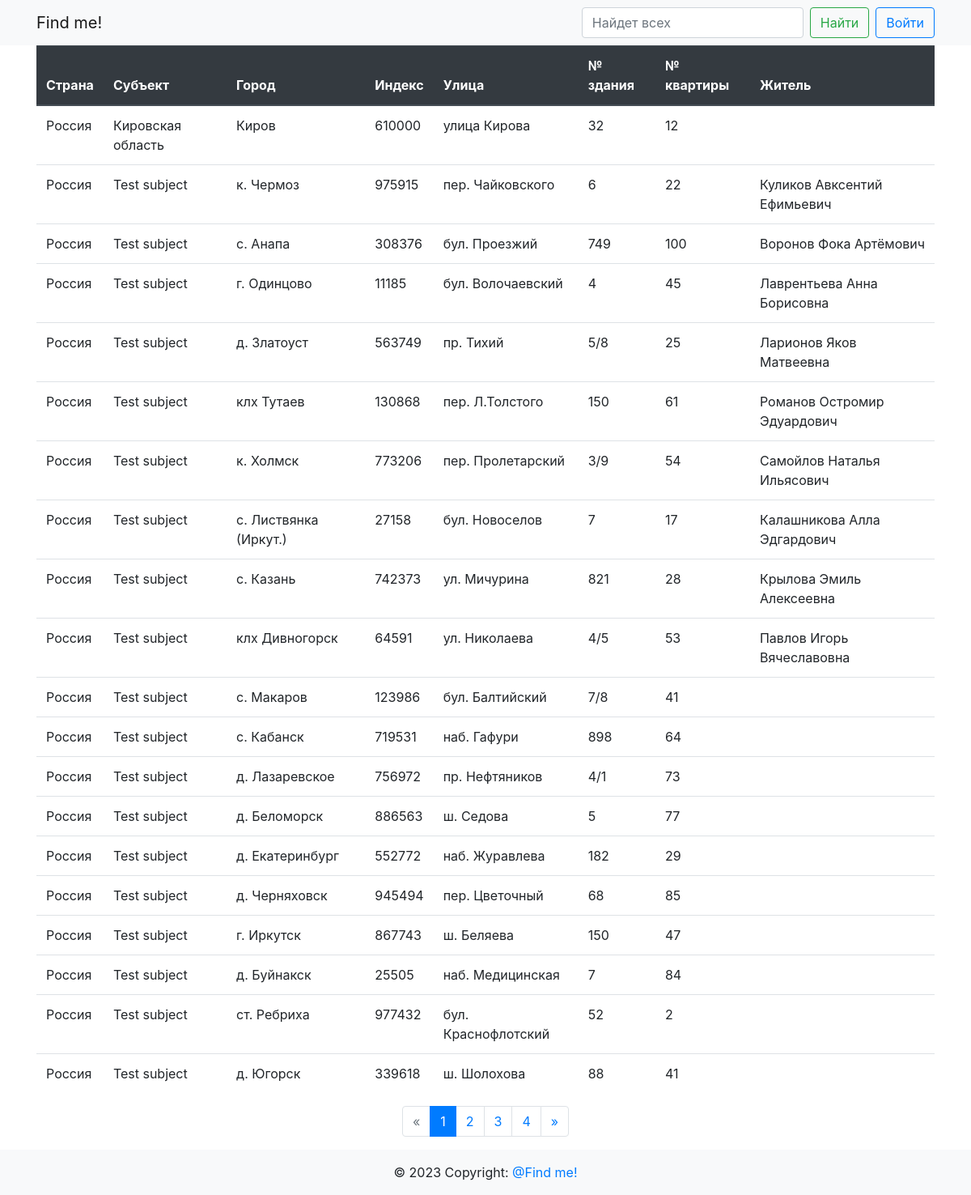
The app's page /, older data.
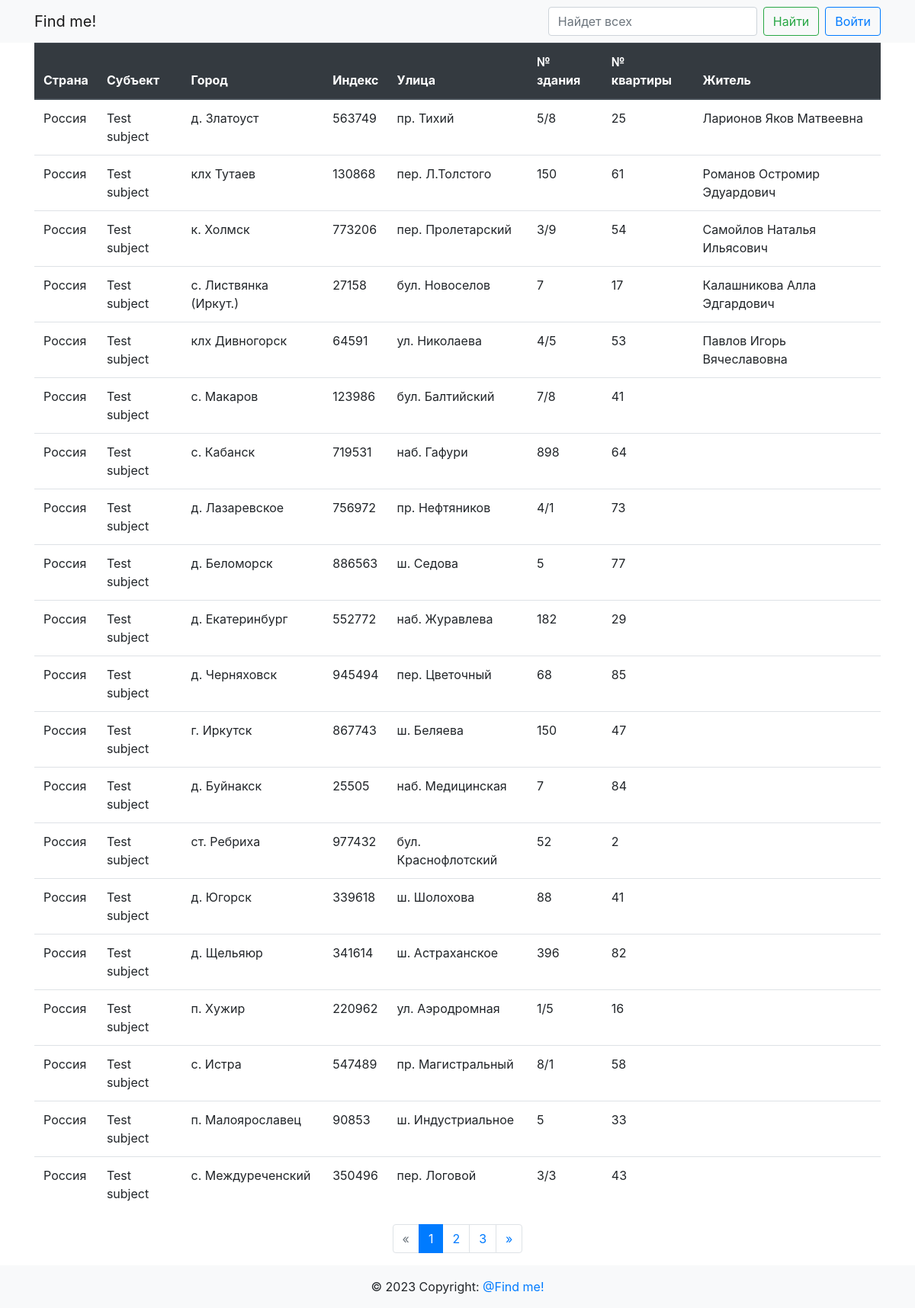
The same page, newer data.
### app/main/models.py (models this page shows)
class Adress(db.Model):
    id = db.Column(db.Integer, primary_key=True)
    country = db.Column(db.String(64), nullable=False)
    subject = db.Column(db.String(64), nullable=False)
    city = db.Column(db.String(64), nullable=False)
    index = db.Column(db.Integer, nullable=False)
    street = db.Column(db.String(64), nullable=False)
    number_building = db.Column(db.Integer, nullable=False)
    number_flat = db.Column(db.Integer, nullable=False)
    residents = db.relationship(
        "Resident",
        secondary=adressobject_resident,
        backref=db.backref("addresses", lazy="dynamic"),
    )

class Resident(db.Model):
    id = db.Column(db.Integer, primary_key=True)
    second_name = db.Column(db.String(64), nullable=False)
    first_name = db.Column(db.String(64), nullable=False)
    middle_name = db.Column(db.String(64), nullable=True)
    def __repr__(self) -> str:
        return f"{self.second_name} {self.first_name} {self.middle_name}"

### app/main/routes.py (the view, shortened to what this page needs)
@bp.route("/")
def index():
    page = request.args.get("page", 1, type=int)
    per_page = 20
    q = request.args.get("search", "")
    data = Adress.query.join(Resident, Resident.id == Adress.id)
    data = data.paginate(page=page, per_page=per_page, error_out=False)
    if data.total == 0:
        return render_template(
            "main/index.html", title="index", data=data, pages=None
        )
    pages = data.iter_pages(
        left_edge=2, left_current=2, right_current=5, right_edge=2
    )
    return render_template(
        "main/index.html", title="index", data=data, pages=pages
    )

### app/templates/main/index.html
{% extends 'base.html' %}
{% block content %}
    <div class="container">
        <table class="table">
            <thead class="thead-dark">
                <tr>
                    <th scope="col">Страна</th>
                    <th scope="col">Субъект</th>
                    <th scope="col">Город</th>
                    <th scope="col">Индекс</th>
                    <th scope="col">Улица</th>
                    <th scope="col">№ здания</th>
                    <th scope="col">№ квартиры</th>
                    <th scope="col">Житель</th>
                </tr>
            </thead>
            <tbody>
                {% for obj in data %}
                    <tr>
                        <td>{{ obj.country }}</td>
                        <td>{{ obj.subject }}</td>
                        <td>{{ obj.city }}</td>
                        <td>{{ obj.index }}</td>
                        <td>{{ obj.street }}</td>
                        <td>{{ obj.number_building }}</td>
                        <td>{{ obj.number_flat }}</td>
                        <td>
                            {% for resident in obj.residents %}{{ resident }}</br>{% endfor %}
                        </td>
                    </tr>
                {% endfor %}
            </tbody>
        </table>
    </div>
    {% if data.pages > 1 %}
        <nav>
            <ul class="pagination justify-content-center">
                {% if data.has_prev %}
                    <li class="page-item">
                        <a href="{{ url_for('main.index', page=data.prev_num) }}"
                           class="page-link">&laquo;</a>
                    </li>
                {% else %}
                    <li class="page-item disabled">
                        <span class="page-link">&laquo;</span>
                    </li>
                {% endif %}
                {% for num in pages %}
                    {% if num %}
                        {% if data.page == num %}
                            <li class="page-item active" aria-current="page">
                                <span class="page-link">{{ num }} <span class="sr-only">(current)</span></span>
                            </li>
                        {% else %}
                            <li class="page-item">
                                <a href="{{ url_for('main.index', page=num) }}" class="page-link">{{ num }}</a>
                            </li>
                        {% endif %}
                    {% elif num is none %}
                        <li class="page-item disabled">
                            <span class="page-link dots">...</span>
                        </li>
                    {% endif %}
                {% endfor %}
                {% if data.has_next %}
                    <li class="page-item">
                        <a href="{{ url_for('main.index', page=data.next_num) }}"
                           class="page-link">&raquo;</a>
                    </li>
                {% else %}
                    <li class="page-item disabled">
                        <span class="page-link">&raquo;</span>
                    </li>
                {% endif %}
            </ul>
        </nav>
    {% endif %}
{% endblock %}

Row changes from the older to the newer data that the page shows:
removed Adress: country "Россия", subject "Кировская область", city "Киров", index "610000", street "улица Кирова", number_building "32", number_flat "12"
removed Adress: country "Россия", subject "Test subject", city "к. Чермоз", index "975915", street "пер. Чайковского", number_building "6", number_flat "22"
no longer on this page (row unchanged): Resident: second_name+first_name+middle_name "Куликов Авксентий Ефимьевич", shown under "Россия"
removed Adress: country "Россия", subject "Test subject", city "с. Анапа", index "308376", street "бул. Проезжий", number_building "749", number_flat "100"
no longer on this page (row unchanged): Resident: second_name+first_name+middle_name "Воронов Фока Артёмович", shown under "Россия"
removed Adress: country "Россия", subject "Test subject", city "г. Одинцово", index "11185", street "бул. Волочаевский", number_building "4", number_flat "45"
no longer on this page (row unchanged): Resident: second_name+first_name+middle_name "Лаврентьева Анна Борисовна", shown under "Россия"
removed Adress: country "Россия", subject "Test subject", city "с. Казань", index "742373", street "ул. Мичурина", number_building "821", number_flat "28"
no longer on this page (row unchanged): Resident: second_name+first_name+middle_name "Крылова Эмиль Алексеевна", shown under "Россия"
now on this page (row unchanged): Adress: country "Россия", subject "Test subject", city "д. Щельяюр", index "341614", street "ш. Астраханское", number_building "396", number_flat "82"
now on this page (row unchanged): Adress: country "Россия", subject "Test subject", city "п. Хужир", index "220962", street "ул. Аэродромная", number_building "1/5", number_flat "16"
now on this page (row unchanged): Adress: country "Россия", subject "Test subject", city "с. Истра", index "547489", street "пр. Магистральный", number_building "8/1", number_flat "58"
now on this page (row unchanged): Adress: country "Россия", subject "Test subject", city "п. Малоярославец", index "90853", street "ш. Индустриальное", number_building "5", number_flat "33"
now on this page (row unchanged): Adress: country "Россия", subject "Test subject", city "с. Междуреченский", index "350496", street "пер. Логовой", number_building "3/3", number_flat "43"
Text that changed along with them:
list line gone: "4"
